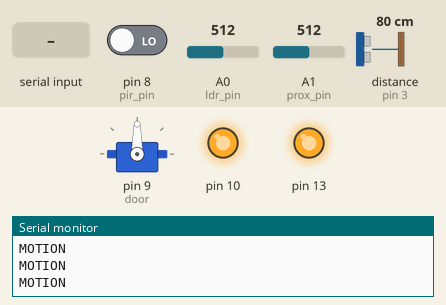
A sketch run on a simulated Arduino Uno, built with avr-gcc and run on an emulated ATmega328P. On the bench: servo, output pins drawn as LEDs (lit = HIGH), the last lines printed to the serial monitor. The inputs (shaded band) are chosen by the test bench; at power-on: pin 8 (pir_pin) LOW, A0 (ldr_pin) = 512, A1 (prox_pin) = 512, distance to the obstacle (sensor on pin 3) 80 cm. The echo pulse lasts 58.3 µs per cm; pins used as bus, display or sensor lines are not drawn.

Above: at 1.2 s.
1.3 s: "open" received over Serial
At 3.0 s:
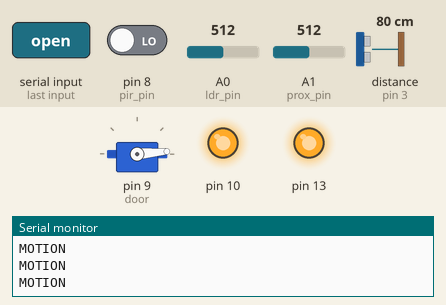
3.4 s: "close" received over Serial
At 3.67 s:
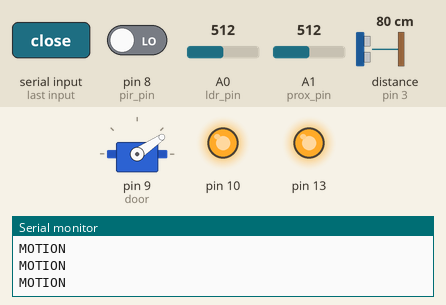
Timing chart, 0 to 6.4 s (numbered marks = the images above; inputs shaded):
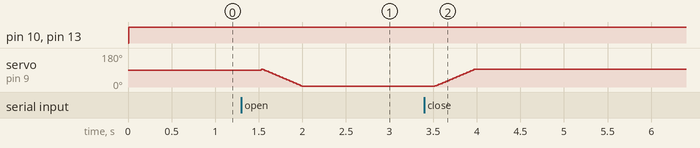

Measured:
- after the input at 3.4 s, servo on pin 9 (door): moves from 5° to 95° over 0.46 s, starting after 0.12 s

The sketch:

ard.ino
```cpp
#include <Servo.h>

Servo door;

int pos = 0;
int pir_pin =8;
int trig = 2;
int echo = 3;
int ldr_pin = A0;
int prox_pin = A1;

void setup() {
  Serial.begin(9600);
  door.attach(9);  // attaches the servo on pin 9 to the servo object
  pinMode(10,OUTPUT);
  pinMode(1,INPUT);
  pinMode(2,OUTPUT);
  pinMode(3,INPUT);
  pinMode(13,OUTPUT);

}

String temp;
boolean prox,ultrasonic,ldr,pir;


void loop() {

  prox = read_prox();
  ultrasonic = read_ultrasonic();
  ldr  = read_ldr();
  pir = read_pir();
 /*
  Serial.print(prox);
  Serial.print("\t");
  Serial.print(ultrasonic);
  Serial.print("\t");
  Serial.print(ldr);
  Serial.print("\t");
  Serial.println(pir);
  */
  while (Serial.available() > 0) {
                // read the incoming byte:
                char c = Serial.read();
                temp += c;

              }


  if(temp == "open"){
         door_open();
      }
  else if(temp == "close"){
          door_close();
      }
  //Serial.println(temp);
  temp = "";

  if( prox | ldr | ultrasonic|  pir ){
   digitalWrite(10,HIGH);
   digitalWrite(13,HIGH);
   Serial.println("MOTION");
  }


  else{
    digitalWrite(10,LOW);
    digitalWrite(13,LOW);
    Serial.println("NO MOTION");
  }


  delay(500);
  }


void door_open(){
  for (pos = 95; pos>=5; pos--){
    door.write(pos);
    delay(5);
  }
}

void door_close(){
  for (pos = 5; pos<=95; pos++){
    door.write(pos);
    delay(5);
  }
}

boolean read_ldr(){
int ldr = analogRead(ldr_pin);
if(ldr >= 300){
  return true;
 }
else{
  return false;
 }
}

boolean read_ultrasonic(){

 int duration, distance;
 digitalWrite(trig,LOW);
 digitalWrite(trig,HIGH);
 delay(2);
 digitalWrite(trig,LOW);

 duration = pulseIn(echo,HIGH);
 distance = (duration/2) / 29.1;

 if(distance <= 3){
  return true;
 }
else{
  return false;
 }

}


boolean read_pir(){
  int motion = digitalRead(pir_pin);
  if(motion == 1){
  return true;
 }
else{
  return false;
 }

}


boolean read_prox(){
  int dist = analogRead(prox_pin);
  if(dist >=300){
  return true;
}
else{
  return false;
}
}
```
